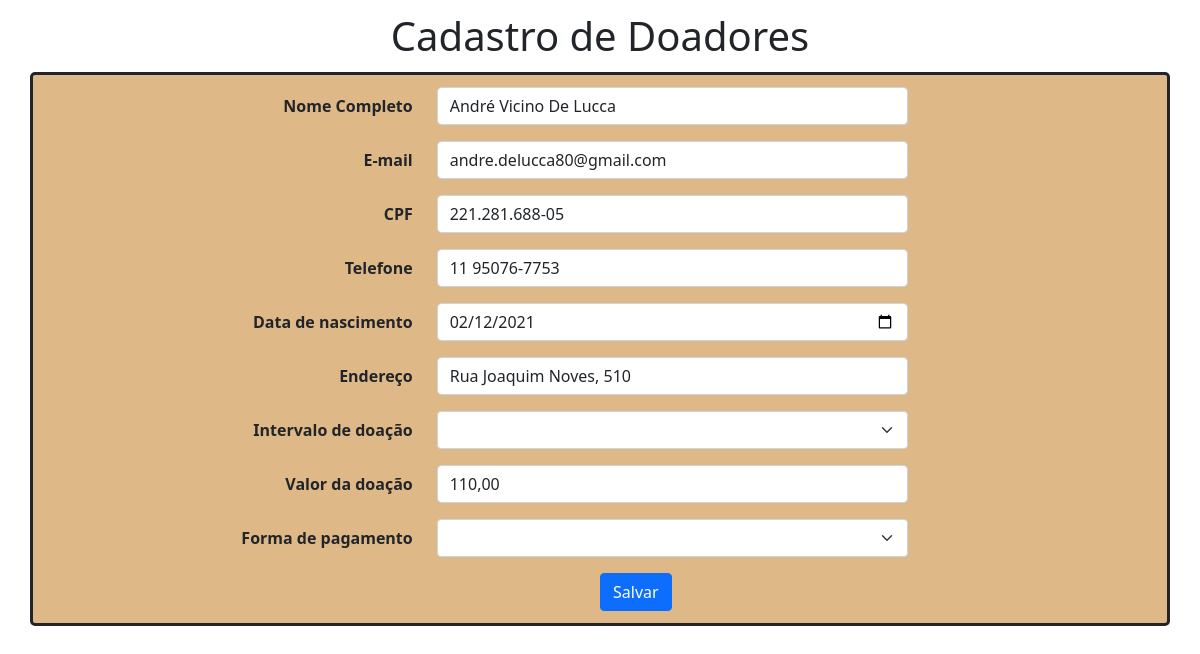
The page /form-update.php?id=4 on the database its author committed.
### tables this page shows
CREATE TABLE `register` (
  `id` int(255) NOT NULL,
  `name` varchar(256) NOT NULL,
  `email` varchar(60) NOT NULL,
  `cpf` varchar(20) NOT NULL,
  `phone` varchar(20) NOT NULL,
  `birth_date` date NOT NULL,
  `address` varchar(100) NOT NULL,
  `registration_date` date NOT NULL,
  `donation_interval` varchar(30) NOT NULL,
  `donation_amount` varchar(100) NOT NULL,
  `form_of_payment` varchar(30) NOT NULL
);

### form-update.php (the view, shortened to what this page needs)
<?php
include_once "connection.php";
$id = filter_input(INPUT_GET, "id", FILTER_SANITIZE_NUMBER_INT);
if(!empty($id)) {
    $sql = "SELECT name, email, cpf, phone, registration_date, address, donation_interval, donation_amount,
    form_of_payment FROM register WHERE id=:id";
    $res = $conn->prepare($sql);
    $res ->bindParam("id", $id, PDO::PARAM_INT);
    $res->execute();
    $row = $res->fetch(PDO::FETCH_ASSOC);
}
?>
<!DOCTYPE html>
<html lang="pt-br">
<head>
    <link href="assets/style.css" rel="stylesheet" type="text/css"/>
    <link href="https://cdn.jsdelivr.net/npm/bootstrap@5.0.0-beta2/dist/css/bootstrap.min.css" rel="stylesheet"
>
</head>
<body>
<h1>Cadastro de Doadores</h1>
<div class="container">
    <form method="POST" action="update.php" id="form-contact" enctype="multipart/form-data">
        <div class="row mb-3">
            <label for="inputName3" class="col-sm-3 col-form-label"><strong>Nome Completo</strong></label>
            <div class="col-sm-6">
                <input type="text" name="name" id="name inputName3" class="form-control"  aria-describedby="nameHelp"
                value="<?= $row["name"]?>" required>
            </div>
        </div>
        <div class="row mb-3">
            <label for="inputEmail3" class="col-sm-3 col-form-label"><strong>E-mail</strong></label>
            <div class="col-sm-6">
                <input type="email" name="email" id="inputEmail3" class="form-control"  aria-describedby="emailHelp"
                value="<?= $row["email"]?>" required>
            </div>
        </div>
        <div class="row mb-3">
            <label for="inputCpf3" class="col-sm-3 col-form-label"><strong>CPF</strong></label>
            <div class="col-sm-6">
                <input type="text" name="cpf" id="inputCpf3" class="form-control"  aria-describedby="cpfHelp"
                value="<?= $row["cpf"]?>" required>
            </div>
        </div>
        <div class="row mb-3">
            <label for="inputPhone3" class="col-sm-3 col-form-label"><strong>Telefone</strong></label>
            <div class="col-sm-6">
                <input type="tel" name="phone" id="inputPhone3" class="phone form-control"  aria-describedby="phoneHelp"
                value="<?= $row["phone"]?>" required>
            </div>
        </div>
        <div class="row mb-3">
        <label for="inputBirth3" class="col-sm-3 col-form-label"><strong>Data de nascimento</strong></label>
            <div class="col-sm-6">
                <input type="date" name="birth_date" id="inputBirth3" class="form-control"  aria-describedby="birthHelp"
                value="<?= $row["registration_date"]?>" required>
            </div>
        </div>
        <div class="row mb-3">
        <label for="inputAd3" class="col-sm-3 col-form-label"><strong>Endereço</strong></label>
            <div class="col-sm-6">
                <input type="text" name="address" id="inputAd3" class="form-control"  aria-describedby="addressHelp"
                value="<?= $row["address"]?>" required>
            </div>
        </div>
        <div class="row mb-3">
        <label for="inputDonInn3" class="col-sm-3 col-form-label"><strong>Intervalo de doação</strong></label>
            <div class="col-sm-6">
                <select name="donation_interval" id="inputDonInn3" class="form-select"  aria-describedby="inputDonInnHelp"
                value="<?= $row["donation_interval"]?>" required>
                    <option selected=""></option>
                    <option value="Único">Único</option>
                </select>
            </div>
        </div>
        <div class="row mb-3">
        <label for="inputDonAmo3" class="col-sm-3 col-form-label"><strong>Valor da doação</strong></label>
            <div class="col-sm-6">
                <input type="text" name="donation_amount" id="inputDonAmo3" class="donation_amount form-control"
                aria-describedby="donationAmountHelp"
                value="<?= $row["donation_amount"]?>" required>
            </div>
        </div>
        <div class="row mb-3">
        <label for="inputPay3" class="col-sm-3 col-form-label"><strong>Forma de pagamento</strong></label>
            <div class="col-sm-6">
                <select name="form_of_payment" id="inputPay3" class="form-select"  aria-describedby="inputPayHelp"
                value="<?= $row["form_of_payment"]?>" required>
                    <option selected=""></option>
                    <option value="Débito">Débito</option>
                </select>
            </div>
        </div>
        <button type="submit" class="btn btn-primary">Salvar</button>
    </form>
</div>
    </body>
    </html>

### assets/style.css (style rules this page uses)
h1 { text-align: center; padding-top: 1%; }
.container { border: 3px solid; border-radius: 5px; padding-top: 1%; padding-bottom: 1%; margin-top: 1%; background-color: burlywood; }
.container .row { padding-left: 13%; }
.container .row .col-form-label { text-align: right; }
.container .btn-primary { margin-left: 50%; margin-right: 50%; }

### rows shown on the page
register: name "André Vicino De Lucca", email "andre.delucca80@gmail.com", cpf "221.281.688-05", phone "11 95076-7753", birth_date "02/12/2021", address "Rua Joaquim Noves, 510", donation_amount "110,00"
